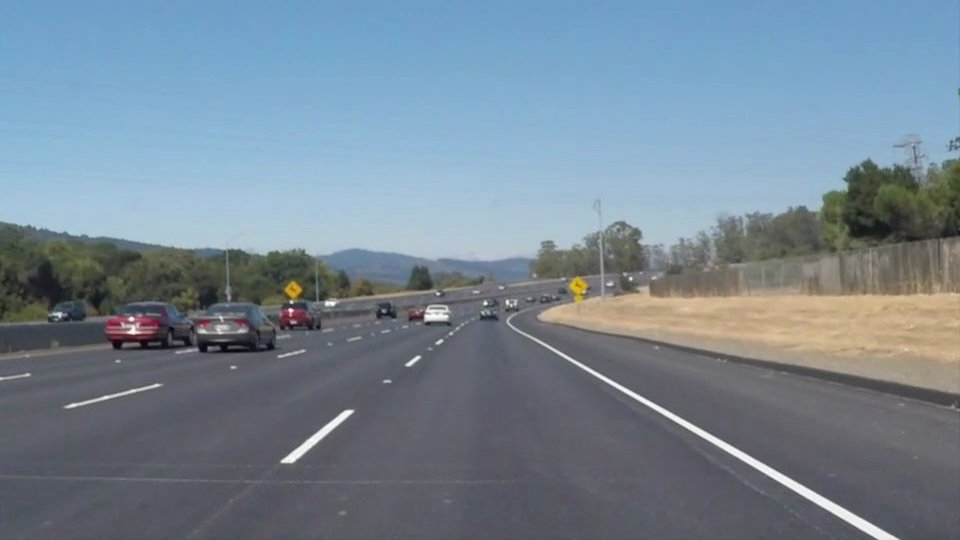
#> input picture test_images/solidWhiteCurve.jpg, 960 x 540 px; its folder holds only this picture in this run
$ jupyter execute --allow-errors CarND_P1_LaneLineDetection.ipynb   (shell and % lines are left out)
#> lines starting #> are read from the running program, lines starting #| are printed output that depends on the picture; after the words box and inside, x2 and y2 are one past the last pixel; in counts of white or black regions, pixels touching at a corner belong together
#> further down, active_image is the input picture: shape (540, 960, 3); mean R, G, B 118.5, 134.5, 148.1
# Self-Driving Car Engineer Nanodegree

## Project 1: **Finding Lane Lines on the Road**
***
This project focuses on finding lane lines in a video stream using the lessons learned in Udacity Self Driving Nano-Degree Program.

Major steps to develop the lane line detection algorithm include:
- Color selection and filtering,
- Grayscaling the image,
- Gaussian smoothing to reduce the noise in images,
- Canny Edge Detection,
- Haugh Transform line segment detection,
- Defining region of interest in the image,
- Classifying detected line segments in the region of interest into left and right categories,
- Removing outliers from left and right line segments
- Calculating a median slope and intercept for left and right lane lines using detected line segments
- Creating left and right lane lines using the calculated slope and intercept for each frame
- Smoothing and averaging consecutive detected lines to reduce noise and handle challenging frames
- Illustrating the result on frames and video files

## Import Packages
Packages from matplotlib, numpy, cv2, math and os libraries are used in this program:

[cell 1]
# Importing some useful packages
import matplotlib.pyplot as plt
import matplotlib.image as mpimg
import numpy as np
import cv2
import math
import os

## Functions and Global Variables
Below are some functions that are used in this program:


[cell 2]
# Defining functions used in this program
def initialize():
    """ Initializes window size of the buffer and slope and intercept arrays """
    window_size = 8
    global prev_slope_array_left
    global prev_intercept_array_left
    global prev_slope_array_right
    global prev_intercept_array_right
    prev_slope_array_left = np.zeros(window_size)
    prev_intercept_array_left = np.zeros(window_size)
    prev_slope_array_right = np.zeros(window_size)
    prev_intercept_array_right = np.zeros(window_size)

def classify_lines(lines):
    """ Takes an array of hough lines and separates them by slopes.
        Positive slopes will be right lane lines and negative slopes will be left lanes. """
    right = []
    left = []
    for line in lines:
        for x1,y1,x2,y2 in line:
            m = (y2 - y1) / (x2 - x1)
            if (m > 0):
                right.append(line)
            if (m < 0):
                left.append(line)
    return right, left

def remove_line_noise(lines, slope, tolerance):
    """ Removes outliers from the input lines based on the specified slope and tolerance """
    similar = []
    for line in lines:
        for x1,y1,x2,y2 in line:
            m = (y2 - y1) / (x2 - x1)
            if abs(m-slope)<tolerance:
                similar.append(line)
    return similar

def average_line_slope_intercept(lines):
    """ Calculates average slope and intercept of the input lines """
    cnt = 0
    slope = 0
    intercept = 0
    xa = []
    ya = []
    for line in lines:
        for x1,y1,x2,y2 in line:
            xa.append(x1)
            xa.append(x2)
            ya.append(y1)
            ya.append(y2)
            slope, intercept = np.polyfit(xa, ya, 1)
    return slope, intercept

def buffer(array,new_element):
    """ Keeps a First-In-First-Out buffer of elements in an array """
    array_list=list(array)
    for k in range(np.size(array)-1):
        array_list[k]=array_list[k+1];
    array_list[(np.size(array)-1)] = new_element;
    return tuple(array_list)

def bgr2rgb(bgr_img):
    """ Converts BGR to RGB image """
    b,g,r = cv2.split(bgr_img)       # get b,g,r
    rgb_img = cv2.merge([r,g,b])     # switch it to rgb
    return rgb_img

def lane_line_illustrate(image):
    """ Determine what type of processed output to illustrate on the images/videos
        See the outputs of the lane_line_detedct class below for options """
    output_image = lane_line_detect(image).detected_lines
    return output_image

# Defining global variables
global prev_slope_array_left
global prev_intercept_array_left
global prev_slope_array_right
global prev_intercept_array_right

## Lane Finding Pipeline
This pipeline processes the input image/frame and detects lane lines.

[cell 3]
class lane_line_detect:
    def __init__(self, image):
        global prev_slope_array_left
        global prev_intercept_array_left
        global prev_slope_array_right
        global prev_intercept_array_right

        # Grayscale the image
        gray = cv2.cvtColor(image, cv2.COLOR_RGB2GRAY)

        # Define a kernel size and apply Gaussian smoothing
        kernel_size = 5
        blur_gray = cv2.GaussianBlur(gray,(kernel_size, kernel_size),0)

        # Define parameters for Canny and apply
        low_threshold = 50
        high_threshold = 100
        edges = cv2.Canny(blur_gray, low_threshold, high_threshold)
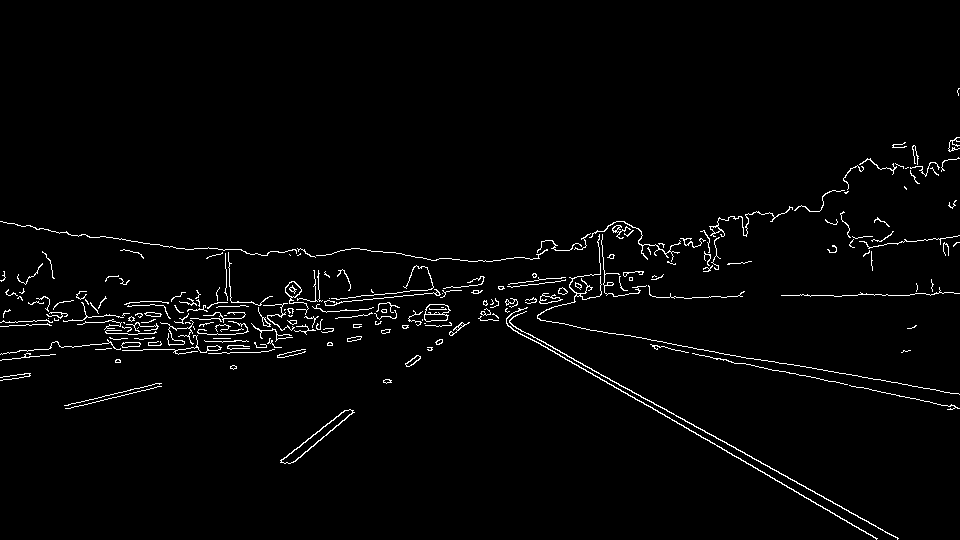
#> edges: shape (540, 960); 2.1% white in thin lines or dots, all inside (x1, y1, x2, y2) = (0, 88, 960, 540)

        # Create a masked edges image using cv2.fillPoly()
        mask = np.zeros_like(edges)
        ignore_mask_color = 255

        # Define a four sided polygon to mask  , (0,0)=top_left, X: horizontal to right, Y vertical to bottom
        imshape = image.shape
        X = imshape[1]
        Y = imshape[0]
        region_bl = (0,Y*0.90)
        region_tl = (0.35*X, 0.65*Y)
        region_br = (0.65*X, 0.65*Y)
        region_tr = (X,Y*0.90)
        vertices = np.array([[region_bl,region_tl,region_br,region_tr]], dtype=np.int32)

        # Apply the region of interest to the mask
        cv2.fillPoly(mask, vertices, ignore_mask_color)
#> mask: shape (540, 960); 16.4% white; 1 white region, box (x1, y1, x2, y2) and area: (0, 351, 960, 487) 85131
        masked_edges = cv2.bitwise_and(edges, mask)
#> masked_edges: shape (540, 960); 0.21% white in thin lines or dots, all inside (x1, y1, x2, y2) = (280, 351, 806, 487)

        # Define the Hough transform parameters
        rho = 0.99 # distance resolution in pixels of the Hough grid
        theta = np.pi/1800 # angular resolution in radians of the Hough grid
        threshold = 30    # minimum number of votes (intersections in Hough grid cell)
        min_line_length = 25 #minimum number of pixels making up a line
        max_line_gap = 50   # maximum gap in pixels between connectable line segments
        line_image = np.copy(image)*0 # creating a blank to draw lines on
#> line_image: shape (540, 960, 3); every value is 0

        # Run Hough on edge detected image
        # Output "lines" is an array containing endpoints of detected line segments
        lines = cv2.HoughLinesP(masked_edges, rho, theta, threshold, np.array([]),
                                    min_line_length, max_line_gap)
#> lines = [[560, 351, 805, 486], [553, 351, 786, 485], [552, 351, 787, 486], [293, 462, 420, 357], [559, 351, 803, 486], [280, 460, 416, 355], [292, 462, 419, 356], [280, 462, 406, 366]]

        # Use previous lines if there is no line detected
        global prev_lines
        if not lines.any():
            print(lines)
            lines = prev_lines
        prev_lines = lines
#> prev_lines has the same summary as lines

        # Iterate over the output "lines" and draw lines on a blank image
        for line in lines:
            for x1,y1,x2,y2 in line:
                cv2.line(line_image,(x1,y1),(x2,y2),(255,0,0),10)
#> this loop made 8 passes
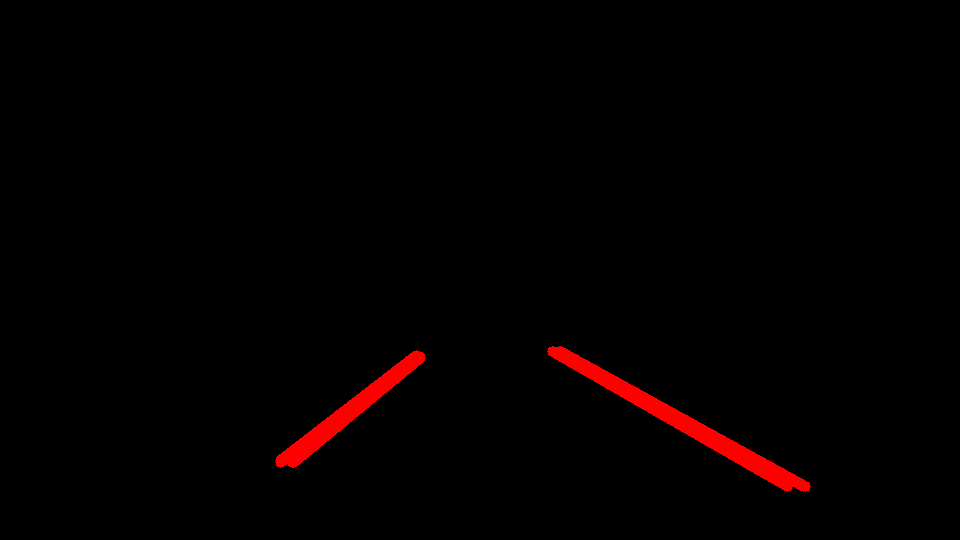
#> line_image: shape (540, 960, 3); mean R, G, B 3.9, 0, 0

        # Create a "color" binary image to combine with line image
        color_edges = np.dstack((edges, edges, edges))

        # Draw the lines on the edge image
        lines_edges = cv2.addWeighted(color_edges, 0.8, line_image, 1, 0)

        # Draw the lines on the original image
        segments_image = cv2.addWeighted(image, 0.8, line_image, 1, 0)
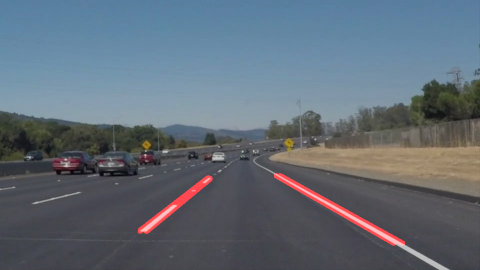
#> segments_image: shape (540, 960, 3) (shown at 1/2 size); mean R, G, B 97.1, 107.6, 118.5

        # Classify lines on the image to left and right lines
        right_lines, left_lines = classify_lines(lines)
#> the loop in classify_lines, `for line in lines:` made 8 passes
#> after the loop in classify_lines, `for line in lines:`: left = [[[293, 462, 420, 357]], [[280, 460, 416, 355]], [[292, 462, 419, 356]], [[280, 462, 406, 366]]]; right = [[[560, 351, 805, 486]], [[553, 351, 786, 485]], [[552, 351, 787, 486]], [[559, 351, 803, 486]]]
#> right_lines has the same summary as right in classify_lines; left_lines has the same summary as left in classify_lines

        # Creating images with right and left lines for illustration purposes
        left_line_image = np.copy(image)
        for line in left_lines:
            for x1,y1,x2,y2 in line:
                cv2.line(left_line_image,(x1,y1),(x2,y2),(255,0,0),10)
#> this loop made 4 passes
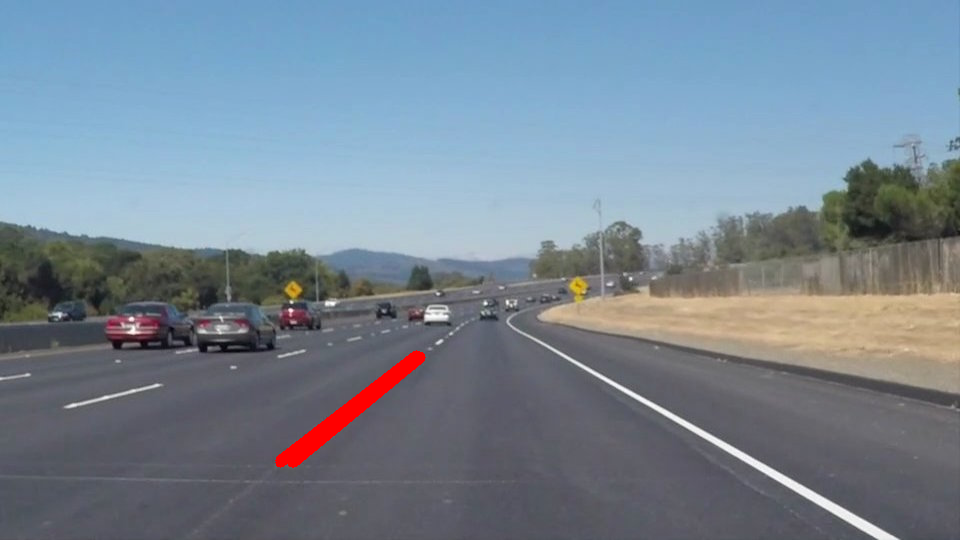
#> left_line_image: shape (540, 960, 3); 0.61% of pixels changed, all inside (x1, y1, x2, y2) = (275, 350, 426, 468)
        right_line_image = np.copy(image)
        for line in right_lines:
            for x1,y1,x2,y2 in line:
                cv2.line(right_line_image,(x1,y1),(x2,y2),(255,0,0),10)
#> this loop made 4 passes
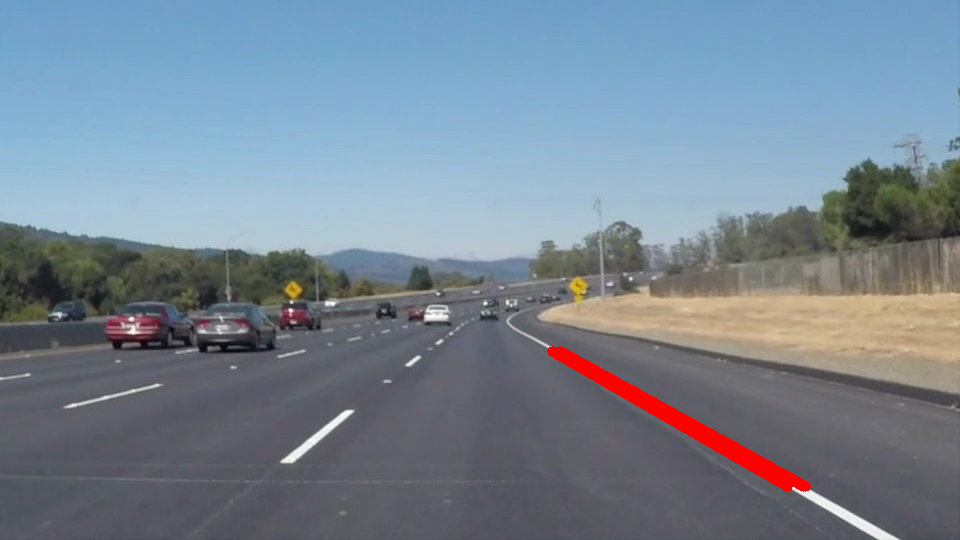
#> right_line_image: shape (540, 960, 3); 0.93% of pixels changed, all inside (x1, y1, x2, y2) = (547, 346, 811, 492)

        # Remove outlier lines from the right and left lines using median slope and tolerance
        right_filtered = remove_line_noise(right_lines, 0.7, 0.2)
#> the loop in remove_line_noise, `for line in lines:` made 4 passes
#> after the loop in remove_line_noise, `for line in lines:`: similar has the same summary as right in classify_lines
#> right_filtered has the same summary as right in classify_lines
        left_filtered = remove_line_noise(left_lines, -0.7, 0.2)
#> the loop in remove_line_noise (call 2), `for line in lines:` made 4 passes
#> left_filtered has the same summary as left in classify_lines

        # Calculate the slope for left and right average line
        right_slope, right_intercept = average_line_slope_intercept(right_filtered)
#> the loop in average_line_slope_intercept, `for line in lines:` made 4 passes
#> after the loop in average_line_slope_intercept, `for line in lines:`: xa = [560, 805, 553, 786, 552, 787, 559, 803]; ya = [351, 486, 351, 485, 351, 486, 351, 486]
#> right_slope = 0.562; right_intercept = 38.98
        left_slope, left_intercept = average_line_slope_intercept(left_filtered)
#> the loop in average_line_slope_intercept (call 2), `for line in lines:` made 4 passes
#> left_slope = -0.794; left_intercept = 688.5


        ###  Initialize the slope/intercept buffer with slope/intercept from first frame
        if np.mean(prev_slope_array_left) == 0:
            prev_slope_array_left = left_slope * np.ones(np.size(prev_slope_array_left))
#> prev_slope_array_left = [-0.794, -0.794, -0.794, -0.794, -0.794, -0.794, -0.794, -0.794]
            prev_intercept_array_left = left_intercept * np.ones(np.size(prev_intercept_array_left))
#> prev_intercept_array_left = [688.5, 688.5, 688.5, 688.5, 688.5, 688.5, 688.5, 688.5]

        if np.mean(prev_slope_array_right) == 0:
            prev_slope_array_right = right_slope * np.ones(np.size(prev_slope_array_right))
#> prev_slope_array_right = [0.562, 0.562, 0.562, 0.562, 0.562, 0.562, 0.562, 0.562]
            prev_intercept_array_right = right_intercept * np.ones(np.size(prev_intercept_array_right))
#> prev_intercept_array_right = [38.98, 38.98, 38.98, 38.98, 38.98, 38.98, 38.98, 38.98]


        # Update the slope/intercept buffer using the current slope/interface
        if left_slope != 0:
            prev_slope_array_left = buffer(prev_slope_array_left, left_slope)
#> in buffer, `array_list=list(array)`: array_list has the same summary as prev_slope_array_left in __init__
#> prev_slope_array_left = (-0.794, -0.794, -0.794, -0.794, -0.794, -0.794, -0.794, -0.794)
            prev_intercept_array_left = buffer(prev_intercept_array_left, left_intercept)
#> prev_intercept_array_left = (688.5, 688.5, 688.5, 688.5, 688.5, 688.5, 688.5, 688.5)

        if right_slope != 0:
            prev_slope_array_right = buffer(prev_slope_array_right, right_slope)
#> prev_slope_array_right = (0.562, 0.562, 0.562, 0.562, 0.562, 0.562, 0.562, 0.562)
            prev_intercept_array_right = buffer(prev_intercept_array_right, right_intercept)
#> prev_intercept_array_right = (38.98, 38.98, 38.98, 38.98, 38.98, 38.98, 38.98, 38.98)


        # Calculate smoothed slope/intercept using the buffered values
        left_slope = np.median(prev_slope_array_left)
        left_intercept = np.median(prev_intercept_array_left)

        right_slope = np.median(prev_slope_array_right)
        right_intercept = np.median(prev_intercept_array_right)

        # Draw average lines on the image, using top/bottom-left/right points derived from average slope/intercept
        lane_display_length = 1.6
        detected_line_img = np.copy((image)*0)
        Ybl = detected_line_img.shape[0]
        Xbl = (Ybl - left_intercept)/left_slope
#> Xbl = 187
        Ytl = detected_line_img.shape[0] / lane_display_length
        Xtl = (Ytl - left_intercept)/left_slope
#> Xtl = 442.1
        Ybr = detected_line_img.shape[0]
        Xbr = (Ybr - right_intercept)/right_slope
#> Xbr = 892.2
        Ytr = detected_line_img.shape[0] / lane_display_length
        Xtr = (Ytr - right_intercept)/right_slope
#> Xtr = 531.6
        cv2.line(detected_line_img, (int(Xbl),int(Ybl)), (int(Xtl),int(Ytl)),(250,0,250),15)
        cv2.line(detected_line_img, (int(Xbr),int(Ybr)), (int(Xtr),int(Ytr)),(250,0,250),15)
        detected_lines =  cv2.addWeighted(detected_line_img, 0.8, image, 1, 0)
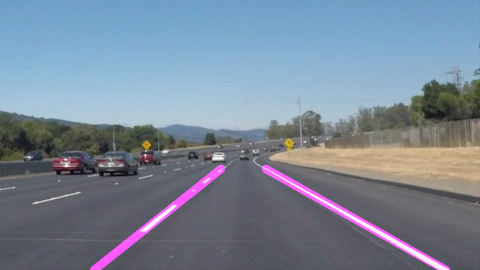
#> detected_lines: shape (540, 960, 3) (shown at 1/2 size); mean R, G, B 121.5, 134.5, 150.9

        # Output processed images
        self.gray = gray
        self.blur_gray = blur_gray
        self.edges = edges
        self.masked_edges = masked_edges
        self.line_image = line_image
        self.lines_edges = lines_edges
        self.segments_image = segments_image
        self.left_line_segments = left_line_image
        self.right_line_segments = right_line_image
        self.detected_lines = detected_lines

## Test on Images

The pipeline is first tested on the images in the directory "test_images".

[cell 4]
# Load Image Files
files = os.listdir("test_images/")

# Detect Lane Lines and save image files
for file in files:
    initialize()
    if file[0:len("output")] != "output":
        active_image = mpimg.imread("test_images/"+file)
        cv2.imwrite("test_images/output_gray_"+file, (lane_line_detect(active_image).gray))
        cv2.imwrite("test_images/output_blur_gray_"+file, lane_line_detect(active_image).blur_gray)
#> the loop in __init__ (call 2), `for line in lines:` made 8 passes
#> the loop in classify_lines (call 2), `for line in lines:` made 8 passes
#> the loop in __init__ (call 2), `for line in left_lines:` made 4 passes
#> the loop in __init__ (call 2), `for line in right_lines:` made 4 passes
        cv2.imwrite("test_images/output_edges_"+file, lane_line_detect(active_image).edges)
        cv2.imwrite("test_images/output_masked_edges_"+file, lane_line_detect(active_image).masked_edges)
        cv2.imwrite("test_images/output_line_image_"+file, bgr2rgb(lane_line_detect(active_image).line_image))
        cv2.imwrite("test_images/output_lines_edges_"+file, bgr2rgb(lane_line_detect(active_image).lines_edges))
        cv2.imwrite("test_images/output_detected_segments_"+file, bgr2rgb(lane_line_detect(active_image).segments_image))
#> in bgr2rgb (call 3), `b,g,r = cv2.split(bgr_img)`:
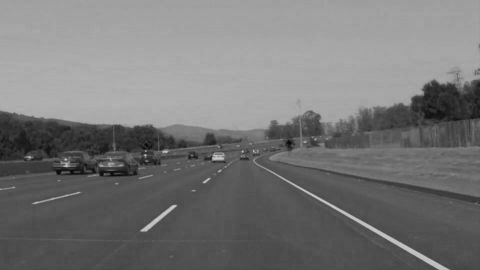
#> r: shape (540, 960) (shown at 1/2 size); min 0, max 204, mean 118.5
        cv2.imwrite("test_images/output_right_segments_"+file, bgr2rgb(lane_line_detect(active_image).right_line_segments))
#> in bgr2rgb (call 4), `b,g,r = cv2.split(bgr_img)`:
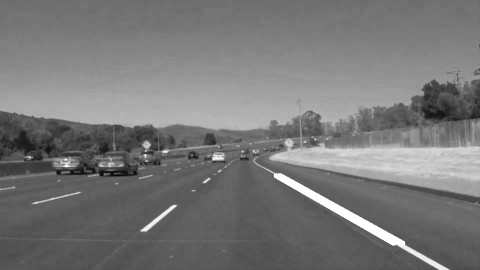
#> b: shape (540, 960) (shown at 1/2 size); min 6, max 255, mean 119.6
        cv2.imwrite("test_images/output_left_segments_"+file, bgr2rgb(lane_line_detect(active_image).left_line_segments))
        cv2.imwrite("test_images/output_detected_lines_"+file, bgr2rgb(lane_line_detect(active_image).detected_lines))
#> in bgr2rgb (call 6), `b,g,r = cv2.split(bgr_img)`:
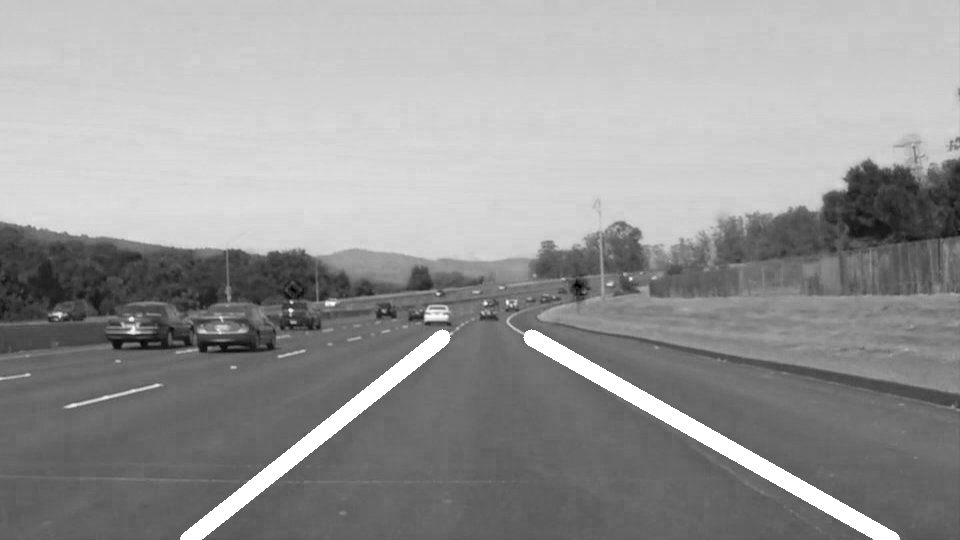
#> r: shape (540, 960); min 0, max 255, mean 150.9
        # Display processed images
        plt.figure()
        plt.imshow(lane_line_illustrate(active_image))
